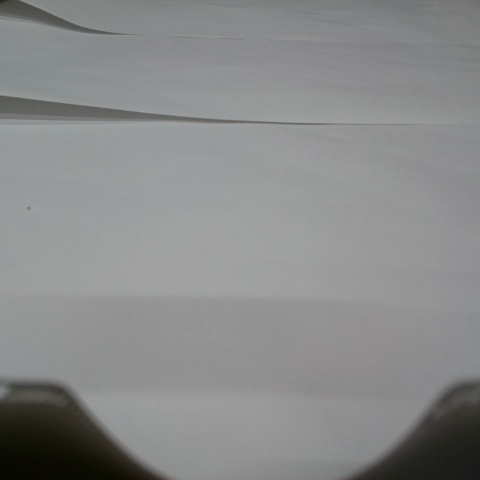
#> input picture data/temp/camera_capture_0.jpg, 480 x 480 px
$ python -i imageProcessing.py   (imports and definitions only)   (older library calls are emulated)
#> lines starting #> are read from the running program, lines starting #| are printed output that depends on the picture; after the words box and inside, x2 and y2 are one past the last pixel; in counts of white or black regions, pixels touching at a corner belong together
### debug.py
# -*- coding: utf8 -*-

"""
How to use

1. debug printを使用したいファイルで以下のようにimportする。

.. code-block:: python

    from debug import ERROR, WARN, INFO, DEBUG, TRACE

2. DEBUG_LEVELに、ログ出力のレベルを指定する。

| 指定したレベル以上のログが出力される。
| 例： ``DEBUG_LEVEL_INFO`` を指定すると、ERROR,WARN,INFOが出力される。

3. 使用したいlevelのdebug printを通常のprint文のように記述する。

| 複数引数にも対応している。

4. debug levelの目安

| ERROR : プレー続行不可能になるようなエラー
| WARN  : プレー続行不可能とはならないような警告
| INFO  : 他スレッドとの結合動作において表示したい情報
| DEBUG : 自スレッドのみの単体デバッグにおいて表示したい情報
| TRACE : 処理の開始終了や分岐の出入りなど、ルートを確認するための情報
"""

import datetime

DEBUG_LEVEL_OFF = -1
DEBUG_LEVEL_ERROR = 0
DEBUG_LEVEL_WARN = 1
DEBUG_LEVEL_INFO = 2
DEBUG_LEVEL_DEBUG = 3
DEBUG_LEVEL_TRACE = 4
DEBUG_LEVEL_ALL = 5

DEBUG_DISABLE = 0
DEBUG_ENABLE = 1

# ログ出力のレベルを指定
DEBUG_LEVEL = DEBUG_LEVEL_ALL


def dummyFunc(level, *args):
    pass


def debugPrint(level, *args):
    now = datetime.datetime.now()
    timestamp = ''.join(['[', now.strftime('%H:%M:%S.%f')[:-3], ']'])
    print(timestamp + level + ' ' + ' '.join(map(str, args)))


debugFuncList = [dummyFunc, dummyFunc, dummyFunc, dummyFunc, dummyFunc]

for i in range(DEBUG_LEVEL_ALL):
    if DEBUG_LEVEL >= i:
        debugFuncList[i] = debugPrint
#> further down, picture is the input picture: shape (480, 480, 3); mean B, G, R 138, 138.2, 136.7


def ERROR(*args):
    debugFuncList[DEBUG_LEVEL_ERROR]('[ERROR]', *args)


def WARN(*args):
    debugFuncList[DEBUG_LEVEL_WARN]('[WARN ]', *args)


def INFO(*args):
    debugFuncList[DEBUG_LEVEL_INFO]('[INFO ]', *args)


def DEBUG(*args):
    debugFuncList[DEBUG_LEVEL_DEBUG]('[DEBUG]', *args)


def TRACE(*args):
    debugFuncList[DEBUG_LEVEL_TRACE]('[TRACE]', *args)


# [6 lines that do not run on import are left out]

### imageProcessing.py
# coding: UTF-8

from enum import IntEnum
from debug import ERROR, WARN, INFO, DEBUG, TRACE

import cv2
import numpy as np
import picamera
import picamera.array
import os

from math import atan2, degrees, hypot


class ImageProcessing:
    # 画像出力の有効無効
    ENABLE = 1
    DISABLE = 0
    DEBUG_IMSHOW = ENABLE

    # マスクパラメータはあんまり厳しくしすぎると、本番で認識しないという事態になりそうで怖い
    RED_HSV_RANGE_MIN_1 = [0, 130, 30]
    RED_HSV_RANGE_MAX_1 = [2, 255, 255]
    RED_HSV_RANGE_MIN_2 = [160, 130, 30]
    RED_HSV_RANGE_MAX_2 = [179, 255, 255]
    BLUE_HSV_RANGE_MIN = [55, 70, 10]
    BLUE_HSV_RANGE_MAX = [120, 150, 80]
    YELLOW_HSV_RANGE_MIN = [15, 127, 30]
    YELLOW_HSV_RANGE_MAX = [30, 255, 255]

    CAMERA_CENTER_CX = 240
    CAMERA_CENTER_CY = 240

    # 色認識において、これ以下の面積の結果は無視する
    IGNORE_AREA_SIZE_BALL = 1000
    IGNORE_AREA_SIZE_YELLOW = 1000

    # @brief コンスタラクタ
    # @detail 初期化処理を行う
    def __init__(self):
        TRACE('ImageProcessing generated')

    # @brief 指定色の最大領域を検知する
    # @param hsv_img HSV変換後の処理対象画像
    # @param color_name 検知する色の名前
    # @detail
    def colorDetect2(self, hsv_img, color_name):

        if color_name == 'RED':
            # 赤色のHSVの値域1
            hsv_range_min = self.RED_HSV_RANGE_MIN_1
            hsv_range_max = self.RED_HSV_RANGE_MAX_1
            mask1 = cv2.inRange(hsv_img, np.array(hsv_range_min), np.array(hsv_range_max))

            # 赤色のHSVの値域2
            hsv_range_min = self.RED_HSV_RANGE_MIN_2
            hsv_range_max = self.RED_HSV_RANGE_MAX_2
            mask2 = cv2.inRange(hsv_img, np.array(hsv_range_min), np.array(hsv_range_max))
            mask = mask1 + mask2
        elif color_name == 'YELLOW':
            hsv_range_min = self.YELLOW_HSV_RANGE_MIN
            hsv_range_max = self.YELLOW_HSV_RANGE_MAX
            mask = cv2.inRange(hsv_img, np.array(hsv_range_min), np.array(hsv_range_max))
        elif color_name == 'BLUE':
            hsv_range_min = self.BLUE_HSV_RANGE_MIN
            hsv_range_max = self.BLUE_HSV_RANGE_MAX
            mask = cv2.inRange(hsv_img, np.array(hsv_range_min), np.array(hsv_range_max))

        if self.DEBUG_IMSHOW == self.ENABLE:
            cv2.imshow('Mask' + color_name, cv2.flip(mask, -1))

        _, contours, _ = cv2.findContours(mask, cv2.RETR_TREE, cv2.CHAIN_APPROX_SIMPLE)

        if color_name == 'RED' or color_name == 'BLUE':
            convex_hull_list = []
            for contour in contours:
                approx = cv2.convexHull(contour)

                M = cv2.moments(approx)
                convex_hull_list.append({'approx': approx, 'moment': M})

            if len(convex_hull_list) > 0:
                max_convex_hull = max(convex_hull_list, key=(lambda x: x['moment']['m00']))
                if max_convex_hull['moment']['m00'] > 0:
                    area_size = max_convex_hull['moment']['m00']

                    cx = int(max_convex_hull['moment']['m10'] / max_convex_hull['moment']['m00'])
                    cy = int(max_convex_hull['moment']['m01'] / max_convex_hull['moment']['m00'])

                    return cx, cy, area_size, max_convex_hull['approx']
                return -1, -1, 0.0, []
            else:
                return -1, -1, 0.0, []
        elif color_name == 'YELLOW':
            convex_hull_list = []
            for contour in contours:
                approx = cv2.approxPolyDP(contour, 0.01 * cv2.arcLength(contour, True), True)
                # 四角形に近い形のみ扱う
                if 3 < len(approx) < 10:
                    M = cv2.moments(approx)
                    convex_hull_list.append({'approx': approx, 'moment': M})

            if len(convex_hull_list) > 0:
                max_convex_hull = max(convex_hull_list, key=(lambda x: x['moment']['m00']))
                if max_convex_hull['moment']['m00'] > 0:
                    area_size = max_convex_hull['moment']['m00']

                    cx = int(max_convex_hull['moment']['m10'] / max_convex_hull['moment']['m00'])
                    cy = int(max_convex_hull['moment']['m01'] / max_convex_hull['moment']['m00'])

                    return cx, cy, area_size, max_convex_hull['approx']
                return -1, -1, 0.0, []
            else:
                return -1, -1, 0.0, []

    # @brief 十字マーカーを描画する
    # @param x 十字マーカーのx座標
    # @param y 十字マーカーのy座標
    # @param marker_color 十字マーカーの色
    # [15 lines left out: functions draw_marker, calcBallDirection, not called in this run]

    def imageProcessingFrame(self, frame):
        # HSV色空間に変換
        hsv_img = cv2.cvtColor(frame, cv2.COLOR_BGR2HSV)
#> hsv_img: shape (480, 480, 3); mean H, S, V 68.7, 10.3, 139
        cv2.line(frame, (self.CAMERA_CENTER_CX, 0), (self.CAMERA_CENTER_CX, 480),
                 (0, 0, 255), thickness=1)
        cv2.line(frame, (0, self.CAMERA_CENTER_CY), (480, self.CAMERA_CENTER_CY),
                 (0, 0, 255), thickness=1)
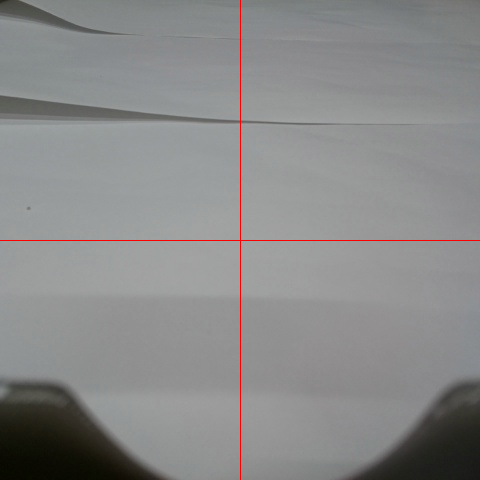
#> frame: shape (480, 480, 3); mean B, G, R 137.4, 137.5, 137.1

        # 赤色領域の検知
        red_cx, red_cy, red_area_size, red_convex = self.colorDetect2(hsv_img, 'RED')
#> in colorDetect2, `mask1 = cv2.inRange(hsv_img, np.array(hsv_range_min), np.array(hsv_ran..`: mask1: shape (480, 480); every value is 0
#> in colorDetect2, `_, contours, _ = cv2.findContours(mask, cv2.RETR_TREE, cv2.CHAIN_APPRO..`: contours = []
#> red_cx = -1; red_cy = -1; red_area_size = 0; red_convex = []
        if red_cx > -1:
            self.draw_marker(frame, red_cx, red_cy, (255, 30, 30))

        # 黄色領域の検知
        yellow_cx, yellow_cy, yellow_area_size, yellow_convex = self.colorDetect2(hsv_img, 'YELLOW')
#> call 2 of colorDetect2, with color_name = 'YELLOW'
#> in colorDetect2 (call 2), `mask = cv2.inRange(hsv_img, np.array(hsv_range_min), np.array(hsv_rang..`:
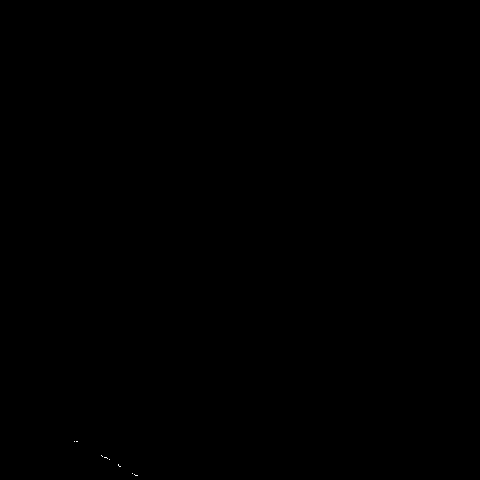
#> mask: shape (480, 480); 0.01% white in thin lines or dots, all inside (x1, y1, x2, y2) = (74, 441, 138, 476)
#> in colorDetect2 (call 2), `_, contours, _ = cv2.findContours(mask, cv2.RETR_TREE, cv2.CHAIN_APPRO..`: contours = 8 contours, all with area under 20
#> the loop in colorDetect2 (call 2), `for contour in contours:` made 8 passes
#> approx on passes 1, 2, 4, 5, 6, 7, 8: [[134, 474], [135, 475], [137, 475], [135, 475]], [[132, 473]], [[109, 459]], [[104, 457], [106, 457], [107, 458], [106, 457]], [[101, 455], [102, 456]], [[76, 441], [77, 441]], [[74, 441]]
#> after the loop in colorDetect2 (call 2), `for contour in contours:`: convex_hull_list = 3 items
#> in colorDetect2 (call 2), `max_convex_hull = max(convex_hull_list, key=(lambda x: x['moment']['m0..`: max_convex_hull = 2 items
#> yellow_cx = -1; yellow_cy = -1; yellow_area_size = 0; yellow_convex = []
        if yellow_cx > -1:
            self.draw_marker(frame, yellow_cx, yellow_cy, (30, 255, 255))

        # 青色領域の検知
        blue_cx, blue_cy, blue_area_size, blue_convex = self.colorDetect2(hsv_img, 'BLUE')
#> blue_cx = -1; blue_cy = -1; blue_area_size = 0; blue_convex = []
        if blue_cx > -1:
            self.draw_marker(frame, blue_cx, blue_cy, (30, 30, 255))

        INFO('RedSize :' + str(red_area_size).rjust(8))
        INFO('YellowSize :' + str(yellow_area_size).rjust(8))
        INFO('BlueSize :' + str(blue_area_size).rjust(8))

        # 認識できた部分の面積が小さい場合は結果を無視し、distanceに不正な値を入れる
        if red_area_size > blue_area_size and red_area_size > self.IGNORE_AREA_SIZE_BALL:
            DEBUG('use RED area')
            ball_angle, ball_distance = self.calcBallDirection(red_cx, red_cy)
        elif blue_area_size > self.IGNORE_AREA_SIZE_BALL:
            DEBUG('use BLUE area')
            ball_angle, ball_distance = self.calcBallDirection(blue_cx, blue_cy)
        else:
            ball_angle = 0
            ball_distance = -1
        if yellow_area_size > self.IGNORE_AREA_SIZE_YELLOW:
            station_angle, station_distance = self.calcBallDirection(yellow_cx, yellow_cy)
        else:
            station_angle = 0
            station_distance = -1

        return ball_angle, ball_distance, station_angle, station_distance

    # @brief 画像処理のmain処理
    # @param shmem 共有メモリ
    # [39 lines left out: function imageProcessingMain, not called in this run]

    def target(self, shmem):
        TRACE('imageProcessingMain target() start')
        self.imageProcessingMain(shmem)

    def close():
        pass

>>> import cv2
>>> picture = cv2.imread('data/temp/camera_capture_0.jpg')
>>> result = ImageProcessing().imageProcessingFrame(picture)
#> result = (0, -1, 0, -1)

$ run again, on data/temp/camera_capture_10.jpg
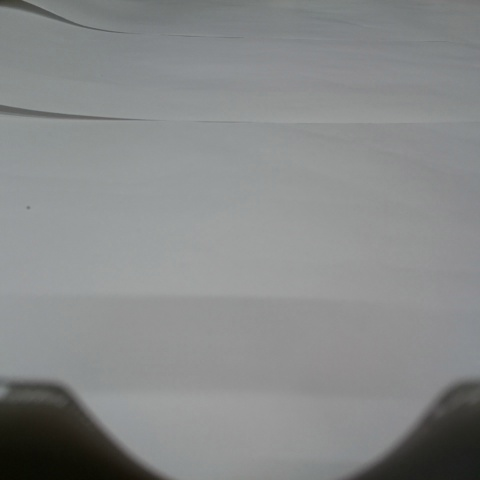
#> input picture data/temp/camera_capture_10.jpg, 480 x 480 px
#> picture is the input picture: shape (480, 480, 3); mean B, G, R 137.6, 137.6, 135.5
#> hsv_img: shape (480, 480, 3); mean H, S, V 71.9, 9.9, 138.4
#> in imageProcessingFrame, `cv2.line(frame, (0, self.CAMERA_CENTER_CY), (480, self.CAMERA_CENTER_C..`:
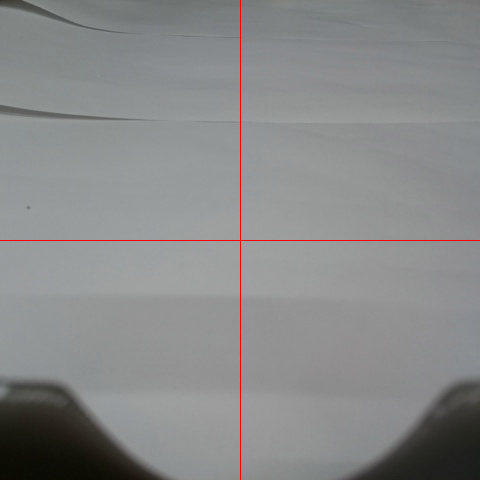
#> frame: shape (480, 480, 3); mean B, G, R 137, 137, 135.9
#> mask1: shape (480, 480); every value is 0
#> contours = []
#> red_cx = -1; red_area_size = 0; red_convex = []
#> yellow_cx = -1; yellow_area_size = 0; yellow_convex = []
#> blue_cx = -1; blue_area_size = 0; blue_convex = []
#> result = (0, -1, 0, -1)
